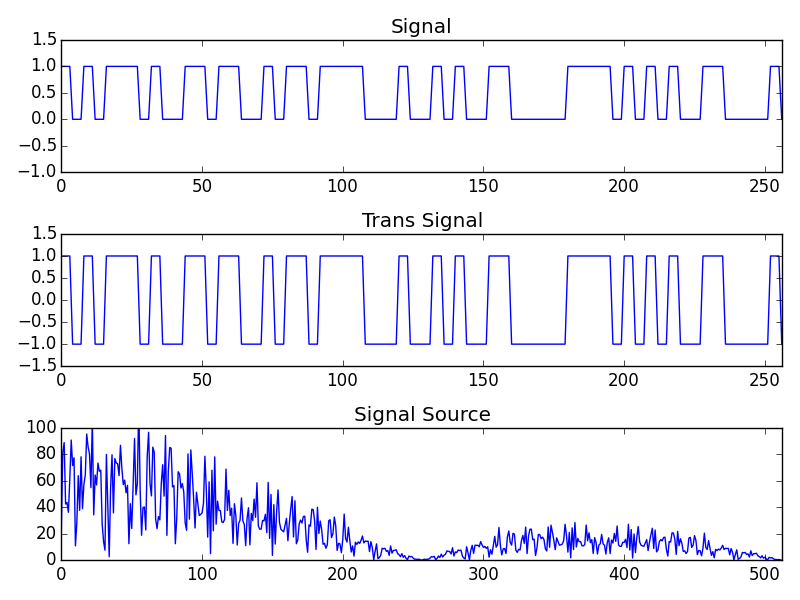

The script that drew this image:
# coding:utf-8

import numpy as np
import matplotlib.pyplot as plt
import random

""" 複流NRZ方式 """

# 元となる信号の生成 ビット数bit
def createSignal(bit):
    sig = []
    random.seed(10)

    for x in range(bit):
        s = random.randint(0, 1)
        sig.append(s)

    return sig


# 伝送信号の生成 周期T 電位E
# 複流NRZ方式
def createTransSignal(sig, T, E):

    trans = []

    for i in range(len(sig)):
        t = sig[i]

        if t == 0:
            for j in range(T):
                trans.append(-E)
        else:
            for j in range(T):
                trans.append(E)

    return trans

# 信号の幅T倍にする
def changeWidth(sig, T):

    trans = []

    for i in range(len(sig)):
        t = sig[i]

        for j in range(T):
            trans.append(t)

    return trans

# 周波数特性を求める
def fftSignal(sig):

    F = np.fft.fft(sig)
    F = np.abs(F)

    return F

if __name__ == "__main__":

    bit = 256
    T = 4
    E = 1

    signal = createSignal(bit)
    transSignal = createTransSignal(signal, T, E)
    signalSource = fftSignal(transSignal)


    # 元の信号を描画用に幅を変更する
    pltSignal = changeWidth(signal, T)

    plt.subplot(3,1,1)
    plt.plot(pltSignal)
    plt.title("Signal")
    plt.xlim(0, bit)
    plt.ylim(-1, 1.5)

    plt.subplot(3,1,2)
    plt.plot(transSignal)
    plt.title("Trans Signal")
    plt.xlim(0, bit)
    plt.ylim(-E-0.5, E+0.5)

    plt.subplot(3,1,3)
    plt.plot(signalSource)
    plt.title("Signal Source")
    plt.xlim(0, len(signalSource)/2)
    plt.ylim(0.01, 100)

    plt.tight_layout()



    plt.show()
